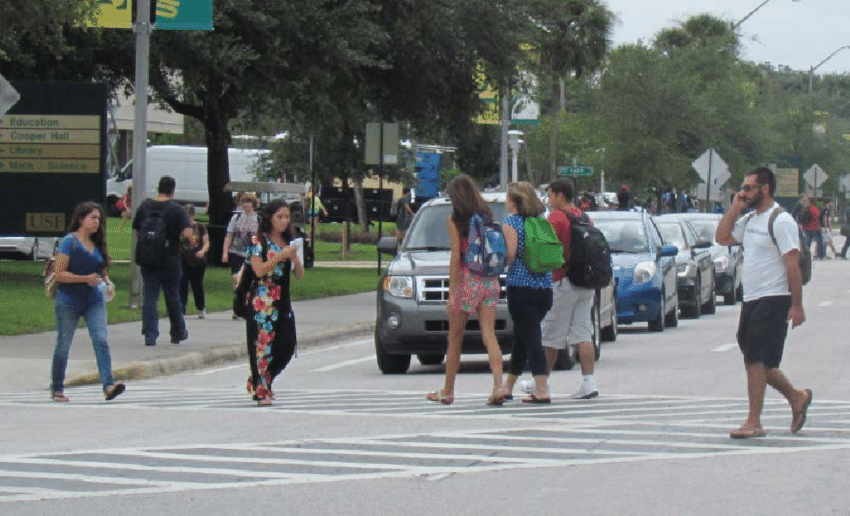
#> input picture Notebooks/images/hog/Distracted-Pedestrians-Crossing-a-Street.png, 850 x 516 px
$ jupyter execute '00. HOG.ipynb'   (shell and % lines are left out)   (older library calls are emulated)
#> lines starting #> are read from the running program, lines starting #| are printed output that depends on the picture
# Histograms of Oriented Gradients (HOG)

There are several algorithms used to detect objects in a picture. Those algorithms work well for detecting consistent internal features, such as facial detection, because faces have a lot of consistent internal features that don’t get affected by the image background, such as the eyes, nose, and mouth.

However, these type of algorithms don’t work so well when attempting to do more general object recognition, say for example, pedestrian detection in images. The reason is that people don’t have consistent internal features, like faces do, because the body shape and style of every person is different (see Fig. 1). This means that every person is going to have a different set of internal features, and so we need something that can more generally describe a person.

Fig. 1. - Pedestrians.

One option is to try to detect pedestrians by their contours instead.  Detecting objects in images by their contours (boundaries) is very challenging because we have to deal with the difficulties brought about by the contrast between the background and the foreground. For example, suppose you wanted to detect a pedestrian in an image that is walking in front of a white building and she is wearing a white coat and black pants (see Fig. 2). We can see in Fig. 2, that since the background of the image is mostly white, the black pants are going to have a very high contrast, but the coat, since it is white as well, is going to have very low contrast. In this case, detecting the edges of pants is going to be easy but detecting the edges of the coat is going to be very difficult. This is where **HOG** comes in. HOG stands for **Histograms of Oriented Gradients** and it was first introduced by Navneet Dalal and Bill Triggs in 2005.

Fig. 2. - High and Low Contrast

The HOG algorithm works by **creating histograms of the distribution of gradient orientations** in an image and then normalizing them in a very special way. This special normalization is what makes HOG so effective at detecting the edges of objects even in cases where the contrast is very low. These normalized histograms are put together into a feature vector, known as the HOG descriptor, that can be used to train a machine learning algorithm, such as a Support Vector Machine (SVM), to detect objects in images based on their boundaries (edges). Due to its great success and reliability, HOG has become one of the most widely used algorithms in computer vison for object detection.

# The HOG Algorithm

As its name suggests, the HOG algorithm, is based on creating histograms from the orientation of image gradients. The HOG algorithm is implemented in a series of steps:

1. Given the image of particular object, set a detection window (region of interest) that covers the entire object in the image (see Fig. 3).

2. Calculate the magnitude and direction of the gradient for each individual pixel in the detection window.

3. Divide the detection window into connected *cells* of pixels, with all cells being of the same size (see Fig. 3). The size of the cells is a free parameter and it is usually chosen so as to match the scale of the features that want to be detected. For example, in a 64 x 128 pixel detection window, square cells 6 to 8 pixels wide are suitable for detecting human limbs.

4. Create a Histogram for each cell, by first grouping the gradient directions of all pixels in each cell into a particular number of orientation (angular) bins; and then adding up the gradient magnitudes of the gradients in each angular bin (see Fig. 3). The number of bins in the histogram is a free parameter and it is usually set to 9 angular bins.

5. Group adjacent cells into *blocks* (see Fig. 3). The number of cells in each block is a free parameter and all blocks must be of the same size. The distance between each block (known as the stride) is a free parameter but it is usually set to half the block size, in which case you will get overlapping blocks (*see video below*).  The HOG algorithm has been shown empirically to work better with overlapping blocks.

6. Use the cells contained within each block to normalize the cell histograms in that block (see Fig. 3). If you have overlapping blocks this means that most cells will be normalized with respect to different blocks (*see video below*). Therefore, the same cell may have several different normalizations.

7. Collect all the normalized histograms from all the blocks into a single feature vector called the HOG descriptor.

8. Use the resulting HOG descriptors from many images of the same type of object to train a machine learning algorithm, such as an SVM, to detect those type of objects in images. For example, you could use the HOG descriptors from many images of pedestrians to train an SVM to detect pedestrians in images. The training is done with both positive a negative examples of the object you want detect in the image.

9. Once the SVM has been trained, a sliding window approach is used to try to detect and locate objects in images.  Detecting an object in the image entails finding the part of the image that looks similar to the HOG pattern learned by the SVM.

<figure>
<video src = "./animations/HOG Animation - Medium.mp4" width="100%" controls autoplay loop> </video>
<figcaption style = "text-align:left; font-style:italic">Vid. 1. - HOG Animation.</figcaption>
</figure>

### Visualizing the algorithm

[cell 1]
import numpy as np
import matplotlib.pyplot as plt
import cv2

[cell 2]
cell = np.array([
    [0, 1, 2, 5, 5, 5, 5, 5],
    [0, 0, 1, 4, 4, 5, 5, 5],
    [0, 0, 1, 3, 4, 5, 5, 5],
    [0, 0, 0, 1, 2, 3, 5, 5],
    [0, 0, 0, 0, 1, 2, 5, 5],
    [0, 0, 0, 0, 0, 1, 3, 5],
    [0, 0, 0, 0, 0, 0, 2, 5],
    [0, 0, 0, 0, 0, 0, 1, 3],
    ],dtype='float32')

# compute the gradients in the x and y directions:
gradx = cv2.Sobel(cell, cv2.CV_32F,1,0,ksize=3)
grady = cv2.Sobel(cell, cv2.CV_32F,0,1,ksize=3)

# compute the magnitude and angle of the gradients
norm, angle = cv2.cartToPolar(gradx,grady,angleInDegrees=True)

f, (ax1, ax2) = plt.subplots(1, 2, figsize=(10,5))

# display the image
ax1.imshow(cell, cmap='binary')

# superimpose an arrow showing the gradient magnitude and direction:
ax2.quiver(gradx, grady, color='blue')

# display the magnitude of the gradients:
ax2.imshow(norm, cmap='binary')
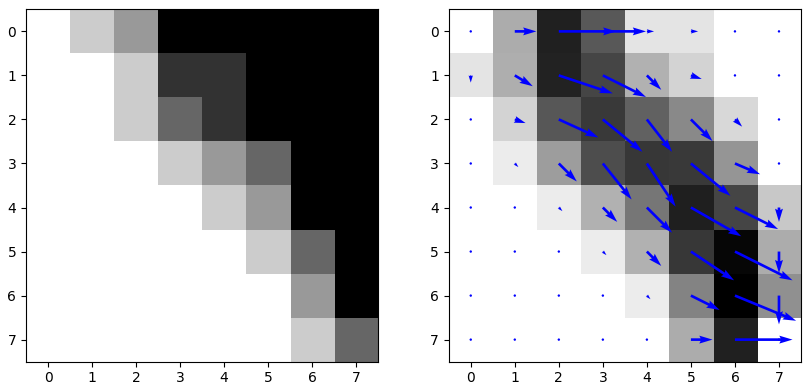
#> figure drawn by matplotlib, 2 panels

### Detecting people using a HOG Descriptor

[cell 3]
# Creates a hog descriptor
hog = cv2.HOGDescriptor()
# and loads the parameters for people detection
hog.setSVMDetector(cv2.HOGDescriptor_getDefaultPeopleDetector())

pedestrians = cv2.cvtColor(cv2.imread('images/hog/Distracted-Pedestrians-Crossing-a-Street.png'), cv2.COLOR_BGR2RGB)

gray_pedestrians = cv2.cvtColor(pedestrians, cv2.COLOR_BGR2GRAY)
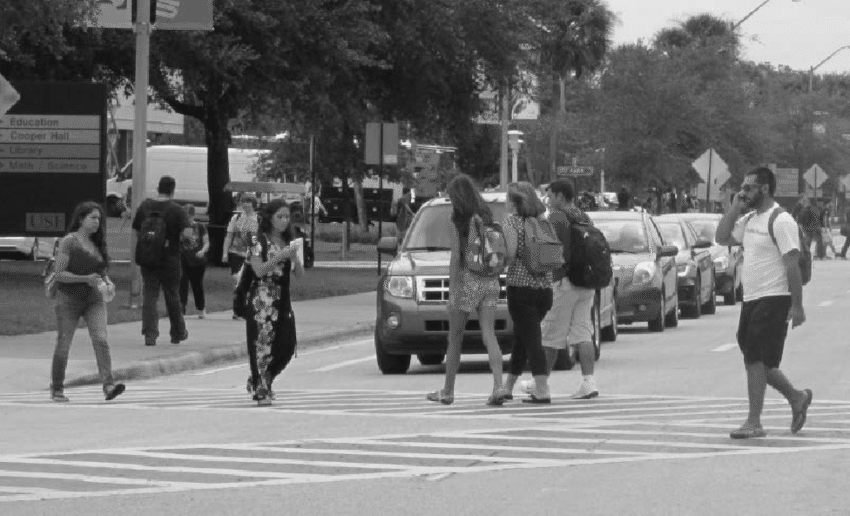
#> gray_pedestrians: shape (516, 850); min 19, max 237, mean 118.2

plt.imshow(gray_pedestrians, cmap = "gray")

When using pre-trained methods, such a HOG+SVM, it is possible that you will detect multiple bounding boxes surrounding the objects in the image. To fix this situation we’ll need to apply Non-Maximum Suppression (NMS), also called Non-Maxima Suppression.

In the context of object detection, it is used to transform a smooth response map that triggers many imprecise object window hypotheses in, ideally, a single bounding-box for each detected object.

[cell 4]
# Non maximum suppression

def non_max_suppression(boxes, overlapThresh):

    # if there are no boxes, return an empty list
    if len(boxes) == 0:
        return []

    # if the bounding boxes integers, convert them to floats --
    # this is important since we'll be doing a bunch of divisions
    if boxes.dtype.kind == "i":
        boxes = boxes.astype("float")

    # initialize the list of picked indexes
    pick = []

    # grab the coordinates of the bounding boxes
    x1 = boxes[:,0]
    y1 = boxes[:,1]
    x2 = boxes[:,2]
    y2 = boxes[:,3]

    # compute the area of the bounding boxes and sort the bounding
    # boxes by the bottom-right y-coordinate of the bounding box
    area = (x2 - x1 + 1) * (y2 - y1 + 1)
    idxs = np.argsort(y2)

    # keep looping while some indexes still remain in the indexes
    # list

    while len(idxs) > 0:
        # grab the last index in the indexes list and add the
        # index value to the list of picked indexes
        last = len(idxs) - 1
        i = idxs[last]
        pick.append(i)

        # find the largest (x, y) coordinates for the start of
        # the bounding box and the smallest (x, y) coordinates
        # for the end of the bounding box
        xx1 = np.maximum(x1[i], x1[idxs[:last]])
        yy1 = np.maximum(y1[i], y1[idxs[:last]])
        xx2 = np.minimum(x2[i], x2[idxs[:last]])
        yy2 = np.minimum(y2[i], y2[idxs[:last]])

        # compute the width and height of the bounding box
        w = np.maximum(0, xx2 - xx1 + 1)
        h = np.maximum(0, yy2 - yy1 + 1)

        # compute the ratio of overlap
        overlap = (w * h) / area[idxs[:last]]

        # delete all indexes from the index list that have
        idxs = np.delete(idxs, np.concatenate(([last],
            np.where(overlap > overlapThresh)[0])))

    # return only the bounding boxes that were picked using the
    # integer data type
    return boxes[pick].astype("int")

[cell 5]
boxes, weights = hog.detectMultiScale(gray_pedestrians, winStride=(4, 4), padding=(8,8), scale=1.018)
#> boxes = [[87, 56, 71, 141], [82, 173, 111, 223], [200, 184, 129, 258], [427, 141, 75, 150], [524, 164, 122, 245], [460, 153, 143, 286], [682, 145, 162, 324]]; weights = [0.406, 3.03, 1.75, 1.31, 0.427, 0.671, 2.49]

boxes = np.array([[x, y, x + w, y + h] for (x, y, w, h) in boxes])
#> boxes = [[87, 56, 158, 197], [82, 173, 193, 396], [200, 184, 329, 442], [427, 141, 502, 291], [524, 164, 646, 409], [460, 153, 603, 439], [682, 145, 844, 469]]

# Supress additional bounding boxes using NMS
boxes = non_max_suppression(boxes, overlapThresh=0.8)
#> in non_max_suppression, `x1 = boxes[:,0]`: x1 = [87, 82, 200, 427, 524, 460, 682]
#> in non_max_suppression, `y1 = boxes[:,1]`: y1 = [56, 173, 184, 141, 164, 153, 145]
#> in non_max_suppression, `x2 = boxes[:,2]`: x2 = [158, 193, 329, 502, 646, 603, 844]
#> in non_max_suppression, `y2 = boxes[:,3]`: y2 = [197, 396, 442, 291, 409, 439, 469]
#> in non_max_suppression, `area = (x2 - x1 + 1) * (y2 - y1 + 1)`: area = [10224, 25088, 33670, 11476, 30258, 41328, 52975]
#> in non_max_suppression, `idxs = np.argsort(y2)`: idxs = [0, 3, 1, 4, 5, 2, 6]
#> the loop in non_max_suppression, `while len(idxs) > 0:` made 7 passes
#> (last, i, xx1, yy1, xx2, yy2, h, overlap) on passes 1, 2, 4: (6, 6, [682, 682, 682, 682, 682, 682], [145, 145, 173, 164, 153, 184], [158, 502, 193, 646, 603, 329], [197, 291, 396, 409, 439, 442], [53, 147, 224, 246, 287, 259], [0, 0, 0, 0, 0, 0]), (5, 2, [200, 427, 200, 524, 460], [184, 184, 184, 184, 184], [158, 329, 193, 329, 329], [197, 291, 396, 409, 439], [14, 108, 213, 226, 256], [0, 0, 0, 0, 0]), (3, 4, [524, 524, 524], [164, 164, 173], [158, 502, 193], [197, 291, 396], [34, 128, 224], [0, 0, 0])
#> (last, i, xx1, yy1, xx2, yy2, w, h) on passes 3, 5, 6: (4, 5, [460, 460, 460, 524], [153, 153, 173, 164], [158, 502, 193, 603], [197, 291, 396, 409], [0, 43, 0, 80], [45, 139, 224, 246]), (2, 1, [87, 427], [173, 173], [158, 193], [197, 291], [72, 0], [25, 119]), (1, 3, [427], [141], [158], [197], [0], [57])
#> after the loop in non_max_suppression, `while len(idxs) > 0:`: idxs = empty array; pick = [6, 2, 5, 4, 1, 3, 0]
#> boxes = [[682, 145, 844, 469], [200, 184, 329, 442], [460, 153, 603, 439], [524, 164, 646, 409], [82, 173, 193, 396], [427, 141, 502, 291], [87, 56, 158, 197]]

pedestrians_copy = np.copy(pedestrians)

for (xA, yA, xB, yB) in boxes:
    # display the detected boxes in the colour picture
    cv2.rectangle(pedestrians_copy, (xA, yA), (xB, yB), (0, 255, 0), 2)
#> this loop made 7 passes
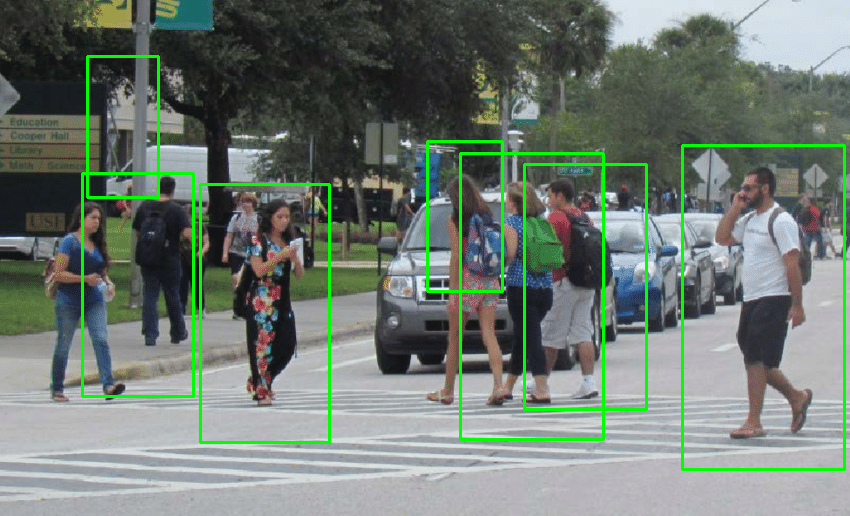
#> pedestrians_copy: shape (516, 850, 3); mean R, G, B 111.2, 123.6, 113.4

plt.figure(figsize=(15,10))
plt.imshow(pedestrians_copy)
